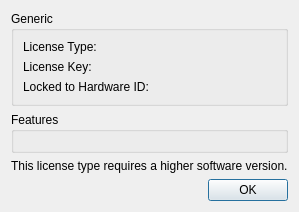
<?xml version="1.0" encoding="UTF-8"?>
<ui version="4.0">
 <class>LicenseDetailsDialog</class>
 <widget class="QDialog" name="LicenseDetailsDialog">
  <property name="windowModality">
   <enum>Qt::ApplicationModal</enum>
  </property>
  <property name="geometry">
   <rect>
    <x>0</x>
    <y>0</y>
    <width>400</width>
    <height>195</height>
   </rect>
  </property>
  <property name="sizePolicy">
   <sizepolicy hsizetype="Fixed" vsizetype="Fixed">
    <horstretch>0</horstretch>
    <verstretch>0</verstretch>
   </sizepolicy>
  </property>
  <property name="windowTitle">
   <string>License Details</string>
  </property>
  <property name="modal">
   <bool>true</bool>
  </property>
  <layout class="QVBoxLayout" name="verticalLayout">
   <property name="sizeConstraint">
    <enum>QLayout::SetFixedSize</enum>
   </property>
   <item>
    <widget class="QGroupBox" name="groupBox">
     <property name="title">
      <string>Generic</string>
     </property>
     <layout class="QVBoxLayout" name="verticalLayout_2">
      <item>
       <layout class="QHBoxLayout" name="horizontalLayout_2" stretch="0,1">
        <item>
         <widget class="QLabel" name="label">
          <property name="text">
           <string>License Type:</string>
          </property>
         </widget>
        </item>
        <item>
         <widget class="QLabel" name="licenseTypeLabel"/>
        </item>
       </layout>
      </item>
      <item>
       <layout class="QHBoxLayout" name="horizontalLayout_3" stretch="0,1">
        <item>
         <widget class="QLabel" name="label_5">
          <property name="text">
           <string>License Key:</string>
          </property>
         </widget>
        </item>
        <item>
         <widget class="QLabel" name="licenseKeyLabel"/>
        </item>
       </layout>
      </item>
      <item>
       <layout class="QHBoxLayout" name="horizontalLayout_4" stretch="0,1">
        <item>
         <widget class="QLabel" name="label_6">
          <property name="text">
           <string>Locked to Hardware ID:</string>
          </property>
         </widget>
        </item>
        <item>
         <widget class="QLabel" name="licenseHwidLabel"/>
        </item>
       </layout>
      </item>
     </layout>
    </widget>
   </item>
   <item>
    <widget class="QGroupBox" name="featuresGroupBox">
     <property name="title">
      <string>Features</string>
     </property>
     <layout class="QFormLayout" name="featuresLayout">
      <property name="fieldGrowthPolicy">
       <enum>QFormLayout::AllNonFixedFieldsGrow</enum>
      </property>
     </layout>
    </widget>
   </item>
   <item>
    <widget class="QLabel" name="errorLabel">
     <property name="text">
      <string>This license type requires a higher software version.</string>
     </property>
    </widget>
   </item>
   <item>
    <widget class="QDialogButtonBox" name="buttonBox">
     <property name="standardButtons">
      <set>QDialogButtonBox::Ok</set>
     </property>
    </widget>
   </item>
  </layout>
 </widget>
 <resources/>
 <connections/>
</ui>
